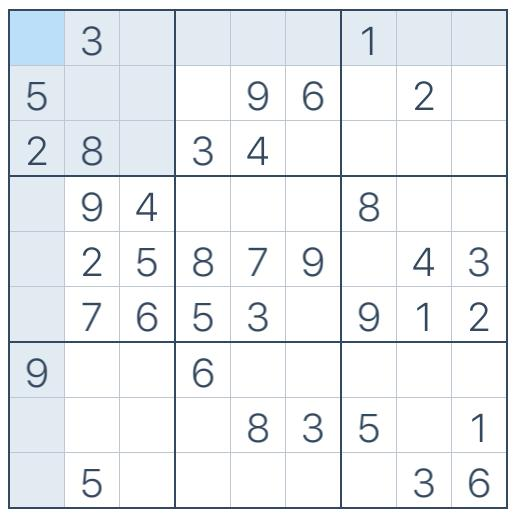
#> input picture images/sudoku_example.jpg, 515 x 520 px
$ python -i database_creator.py   (imports and definitions only)
#> lines starting #> are read from the running program, lines starting #| are printed output that depends on the picture; after the words box and inside, x2 and y2 are one past the last pixel; in counts of white or black regions, pixels touching at a corner belong together
import itertools
import random
import cv2 as cv
import os
import numpy as np


class Identify:
    def __init__(self, file_name, auto_load=True):
        self.image_name = file_name
        self.loaded_image = None
        self.rho = 0
        if auto_load:
            self.load_image()
            self.transform_image()

    def load_image(self):
        main_script_dir = os.path.abspath(__file__ + '/../..')
        rel_path = 'images/' + self.image_name
        image_path = os.path.join(main_script_dir, rel_path)
        self.loaded_image = cv.imread(image_path)
#> self.loaded_image is the input picture: shape (520, 515, 3); mean B, G, R 241.7, 238.9, 235.7
        return self.loaded_image

    def transform_image(self):
        gray = cv.cvtColor(self.loaded_image, cv.COLOR_BGR2GRAY)
        edges = cv.Canny(gray, 50, 150, apertureSize=3)
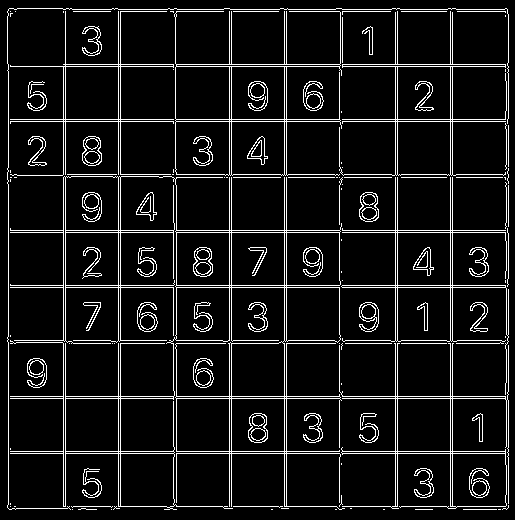
#> edges: shape (520, 515); 8.6% white in thin lines or dots
        lines = cv.HoughLines(edges, 1, np.pi / 2, 100)
#> lines = 36 rows, first 8: [65, 0], [118, 0], [66, 1.57], [119, 1.57], [121, 1.57], [120, 0], [229, 0], [231, 0]
        rho_list = [int(rt[0][0]) for rt in lines]
#> rho_list = 36 values, max 508 at index 23, min 8 at index 26, mean 248.8
        rho_list.sort()
        smooth_rho_list = []
        for k, rho in enumerate(rho_list[1:], start=1):
            if rho - rho_list[k - 1] > 5 or k == 1:
                smooth_rho_list.append(rho)
                cv.line(self.loaded_image, (rho, 0), (rho, 1000), (0, 0, 255), 1)
                cv.line(self.loaded_image, (0, rho), (1000, rho), (0, 0, 255), 1)
#> this loop made 35 passes
#> rho on passes 1 to 12: 9, 11, 63, 64, 65, 66, 118, 119, 120, 121, 173, 174
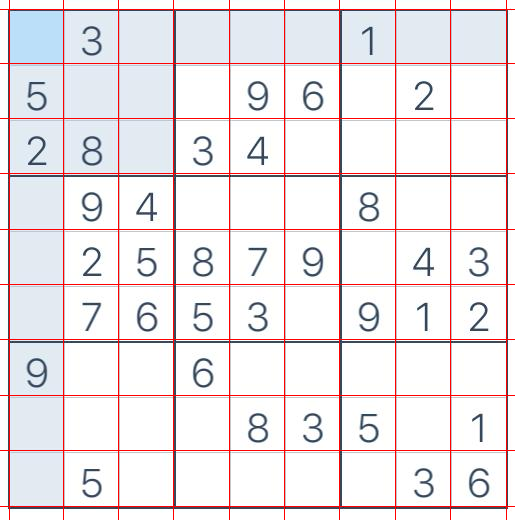
#> self.loaded_image: shape (520, 515, 3); 3.83% of pixels changed, all inside (x1, y1, x2, y2) = (0, 0, 515, 520)
#> after the loop, smooth_rho_list = [9, 63, 118, 173, 229, 284, 339, 395, 450, 506]
        min_rho = min(smooth_rho_list)
#> min_rho = 9
        max_rho = max(smooth_rho_list)
#> max_rho = 506
        self.loaded_image = self.loaded_image[min_rho:max_rho, min_rho:max_rho]
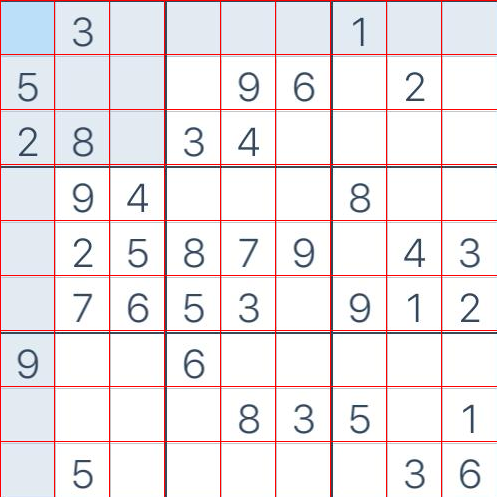
#> self.loaded_image: shape (497, 497, 3); mean B, G, R 234.1, 231.3, 237.4
        self.rho = int(np.median(
            [smooth_rho_list[k] - smooth_rho_list[k - 1] for k, v in enumerate(smooth_rho_list[1:], start=1)]))
#> self.rho = 55

    def preview(self, test=False, number=None, save=False):
        name = 'Game Preview'
        cv.namedWindow(name, cv.WINDOW_NORMAL)
        cv.moveWindow(name, 100, 100)
        cv.resizeWindow(name, 500, 500)
        if test:
            name = '## TEST MODE ##: Type y to finish this test'
        if number:
            name = 'Number Preview'
            xy0 = (self.rho * number[0], self.rho * number[1])
            xy1 = (xy0[0] + self.rho, xy0[1] + self.rho)
            img = self.loaded_image[xy0[0]:xy1[0], xy0[1]:xy1[1]]
            cv.namedWindow(name, cv.WINDOW_NORMAL)
            cv.moveWindow(name, 800, 100)
            cv.resizeWindow(name, 100, 100)
            cv.imshow(name, img)
        else:
            img = self.loaded_image
            cv.imshow(name, self.loaded_image)
        k = cv.waitKeyEx(0)
        if save:
            main_script_dir = os.path.abspath(__file__ + '/../..')
            rel_path = 'images_database/' + chr(k) + '_' + str(random.randint(0, 1000)) + '.jpg'
            image_path = os.path.join(main_script_dir, rel_path)
            cv.imwrite(image_path, img)
        return k


# [8 lines not run here, left out]

>>> result = Identify('../images/sudoku_example.jpg').transform_image()
#> in transform_image (call 2), `gray = cv.cvtColor(self.loaded_image, cv.COLOR_BGR2GRAY)`:
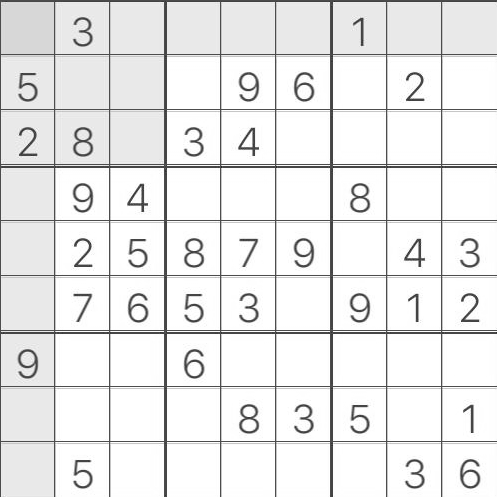
#> gray: shape (497, 497); min 34, max 255, mean 233.5
#> in transform_image (call 2), `edges = cv.Canny(gray, 50, 150, apertureSize=3)`:
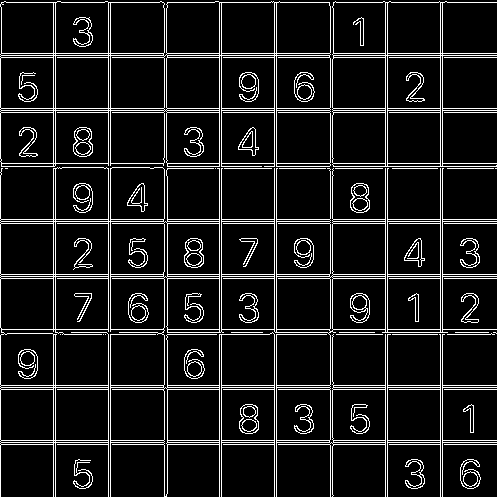
#> edges: shape (497, 497); 10.2% white in thin lines or dots
#> in transform_image (call 2), `lines = cv.HoughLines(edges, 1, np.pi / 2, 100)`: lines = 29 rows, first 8: [219, 0], [276, 0], [385, 0], [387, 0], [440, 0], [442, 0], [53, 0], [55, 0]
#> in transform_image (call 2), `rho_list = [int(rt[0][0]) for rt in lines]`: rho_list = 29 values, max 444 at index 19, min 0 at index 23, mean 228.6
#> the loop in transform_image (call 2), `for k, rho in enumerate(rho_list[1:], start=1):` made 28 passes
#> rho on passes 1 to 12: 2, 53, 55, 57, 108, 110, 112, 163, 164, 166, 167, 168
#> after the loop in transform_image (call 2), `for k, rho in enumerate(rho_list[1:], start=1):`:
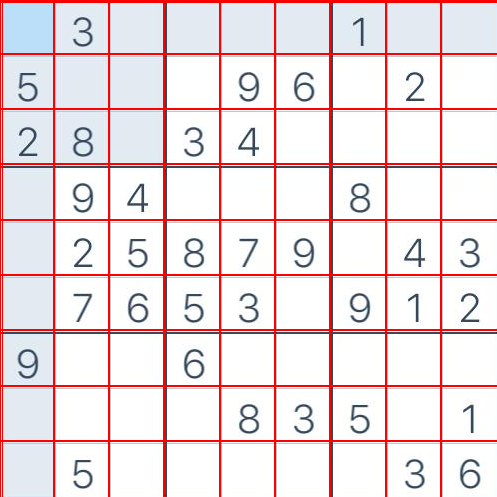
#> self.loaded_image: shape (497, 497, 3); 3.52% of pixels changed, all inside (x1, y1, x2, y2) = (1, 1, 497, 497)
#> after the loop in transform_image (call 2), `for k, rho in enumerate(rho_list[1:], start=1):`: smooth_rho_list = [2, 53, 108, 163, 219, 274, 329, 385, 440]
#> in transform_image (call 2), `min_rho = min(smooth_rho_list)`: min_rho = 2
#> in transform_image (call 2), `max_rho = max(smooth_rho_list)`: max_rho = 440
#> in transform_image (call 2), `self.loaded_image = self.loaded_image[min_rho:max_rho, min_rho:max_rho]`:
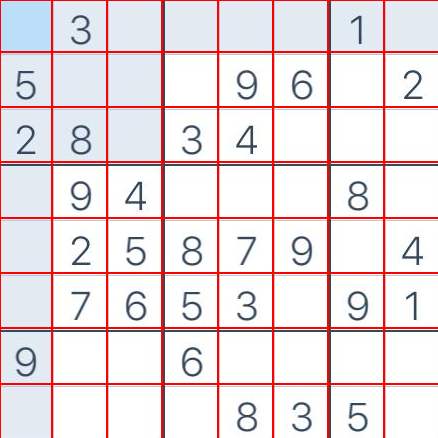
#> self.loaded_image: shape (438, 438, 3); mean B, G, R 225.5, 222.6, 236.5
